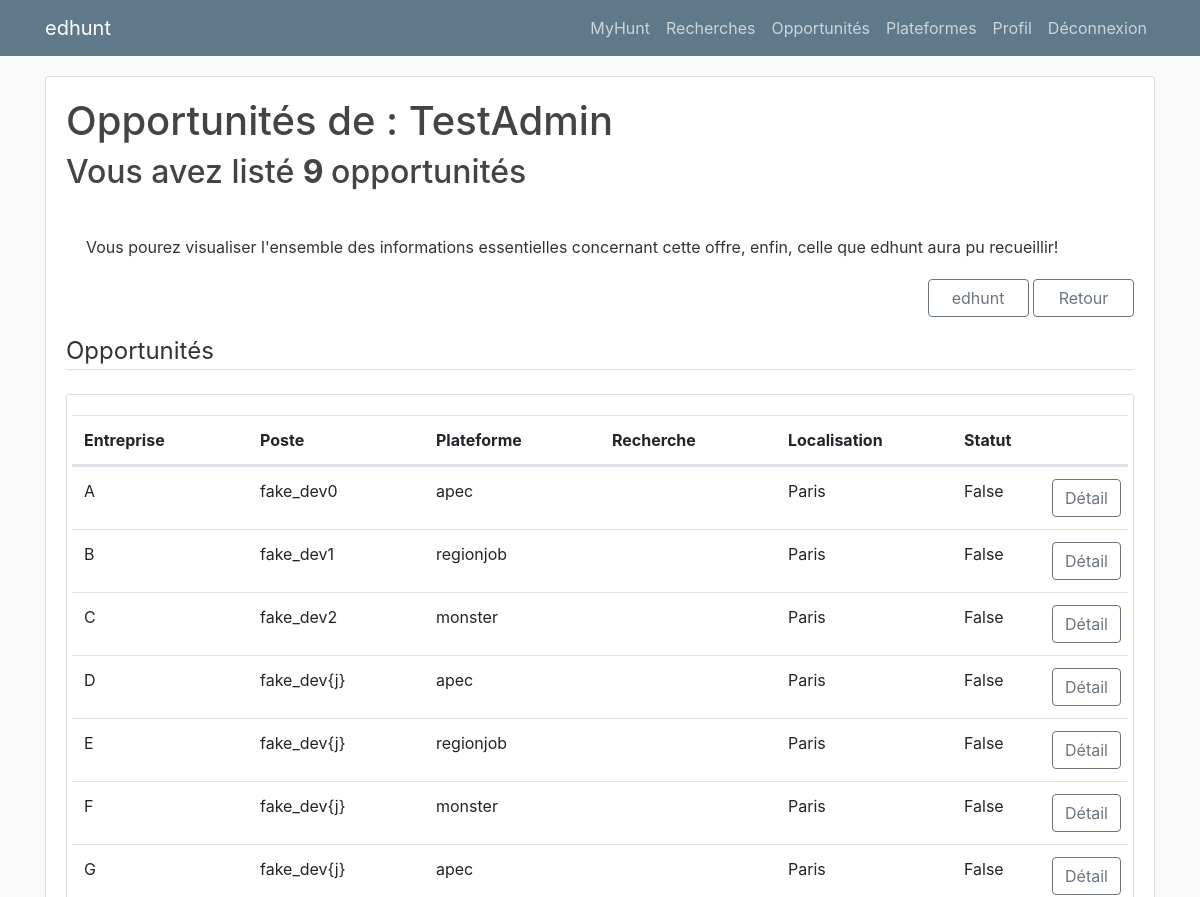
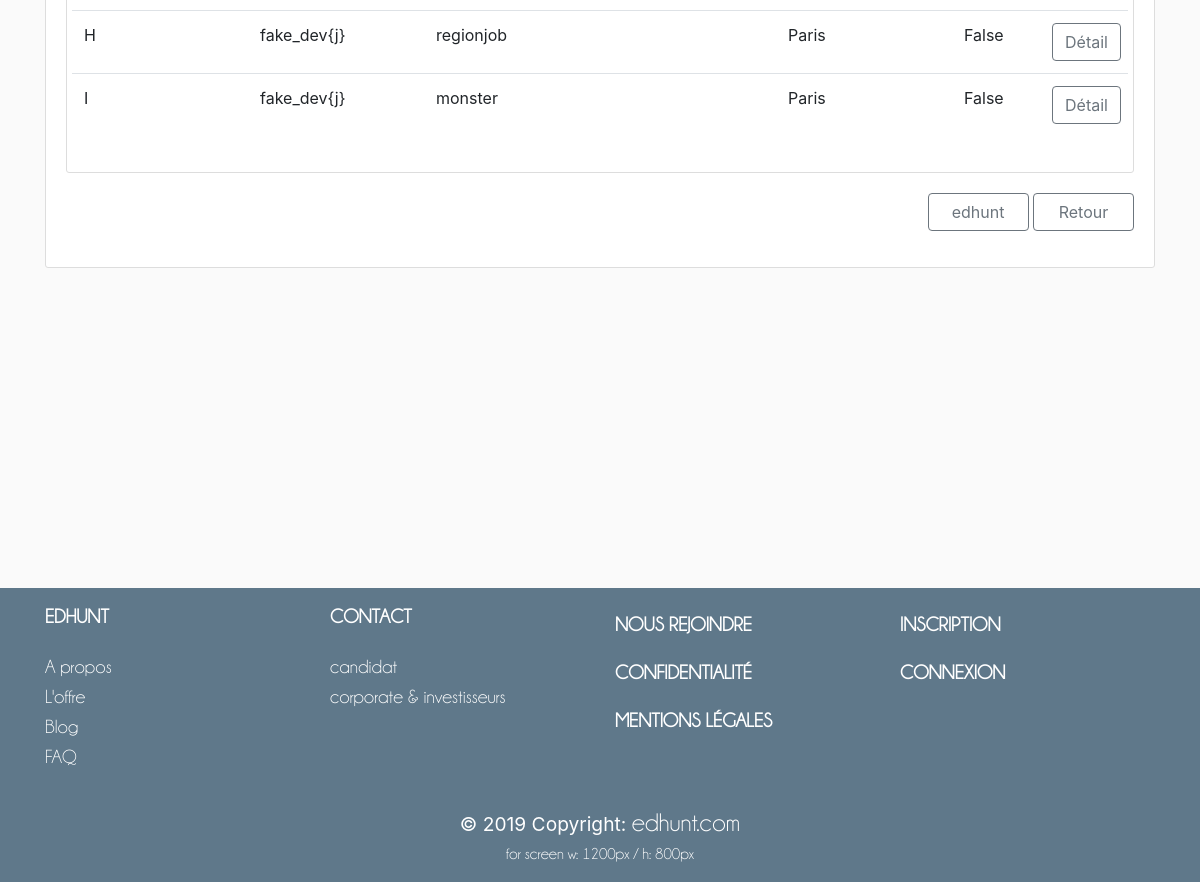
Screenshot of /visualize_opportunities (signed in) with the database file from the repository (2 pictures, top to bottom).
### edhunt/users/model.py (models this page shows, shortened)
class User(db.Model, UserMixin):
    id = db.Column(db.Integer, primary_key=True)
    username = db.Column(db.String(40), unique=True, nullable=False)
    email = db.Column(db.String(40), unique=False, nullable=False)
    password = db.Column(db.String(40), unique=False, nullable=False)
    created = db.Column(db.String(40), unique=False, nullable=False, default=datetime.utcnow)
    employed = db.Column(db.Enum(*UsersEnums.trooleen), unique=False, nullable=True)
    sub_employed = db.Column(db.Enum(*UsersEnums.sub_employed),
                             unique=False, nullable=True)
    search = db.Column(db.Enum(*UsersEnums.search), unique=False, nullable=True)
    order = db.Column(db.Enum(*UsersEnums.order), unique=False, nullable=True)
    automation = db.Column(db.Enum(*UsersEnums.automation), unique=False, nullable=True)
    resume1_doc = db.Column(db.String(40), nullable=True, unique=True)
    resume1_name = db.Column(db.String(40), nullable=False, unique=False,
                             default="no resume")
    resume2_doc = db.Column(db.String(40), nullable=True, unique=True)
    resume2_name = db.Column(db.String(40), nullable=False, unique=False,
                             default="no resume")
    resume3_doc = db.Column(db.String(40), nullable=True, unique=True)
    resume3_name = db.Column(db.String(40), nullable=False, unique=False,
                             default="no resume")
    firstname = db.Column(db.String(40), unique=False, nullable=True)
    lastname = db.Column(db.String(40), unique=False, nullable=True)
    sex = db.Column(db.Enum(*UsersEnums.sex), unique=False, nullable=True)
    birthdate = db.Column(db.String(12), unique=False, nullable=True)
    nationality = db.Column(db.String(50), unique=False, nullable=True)
    birth_country = db.Column(db.String(50), unique=False, nullable=True)
    birth_zip_code = db.Column(db.String(5), unique=False, nullable=True)
    birth_town = db.Column(db.String(50), unique=False, nullable=True)
    town = db.Column(db.String(50), unique=False, nullable=True)
    zip_code = db.Column(db.String(5), unique=False, nullable=True)
    country = db.Column(db.String(50), unique=False, nullable=True)
    driver_licence = db.Column(db.Enum(*UsersEnums.trooleen), unique=False,
                               nullable=True)
    vehicule = db.Column(db.Enum(*UsersEnums.trooleen), unique=False, nullable=True)
    diploma_name = db.Column(db.String(50), unique=False, nullable=True)
    diploma_school = db.Column(db.String(50), unique=False, nullable=True)
    diploma_town = db.Column(db.String(50), unique=False, nullable=True)
    diploma_level = db.Column(db.Enum(*UsersEnums.diploma_level), unique=False,
                              nullable=True)
    diploma_type = db.Column(db.Enum(*UsersEnums.diploma_type), unique=False,
                             nullable=True)
    diploma_year = db.Column(db.String(4), unique=False, nullable=True)
    company = db.Column(db.String(50), unique=False, nullable=True)
    xp_at_company = db.Column(db.String(2), unique=False, nullable=True)
    company_size = db.Column(db.Enum(*UsersEnums.company_size), unique=False,
                             nullable=True)
    job = db.Column(db.String(50), unique=False, nullable=True)
    xp_at_job = db.Column(db.String(2), unique=False, nullable=True)
    sector = db.Column(db.Enum(*UsersEnums.sector), unique=False, nullable=True)
    function = db.Column(db.Enum(*UsersEnums.function), unique=False, nullable=True)
    position = db.Column(db.Enum(*UsersEnums.position), unique=False, nullable=True)
    mob = db.Column(db.Enum(*UsersEnums.mob), unique=False, nullable=True)
    key_words = db.Column(db.Text(300), unique=False, nullable=True)
    contract = db.Column(db.Enum(*UsersEnums.contract), unique=False,
                         nullable=True)
    employer = db.Column(db.Enum(*UsersEnums.employer), unique=False,
                         nullable=True)
    status = db.Column(db.Enum(*UsersEnums.status), unique=False, nullable=True)
    rem = db.Column(db.Enum(*UsersEnums.small_rem), unique=False, nullable=True)
    currency = db.Column(db.Enum(*UsersEnums.currency), unique=False,
                         nullable=True)
    management = db.Column(db.Enum(*UsersEnums.management), unique=False,
                           nullable=True)
    xp_at_work = db.Column(db.String(2), unique=False, nullable=True)
    english = db.Column(db.Enum(*UsersEnums.english), unique=False, nullable=True)
    others = db.Column(db.String(100), unique=False, nullable=True)
    last_connexion = db.Column(db.String(20), unique=False, nullable=True)
    connexions_all = db.Column(db.SmallInteger(), unique=False, nullable=True,
                               default=0)
    connexions_this_week = db.Column(db.SmallInteger(), unique=False, nullable=True,
                                     default=0)
    connexions_this_month = db.Column(db.SmallInteger(), unique=False, nullable=True,
                                      default=0)
    features = db.Column(db.String(10), unique=False, nullable=True)
    features_stop_day = db.Column(db.String(10), unique=False, nullable=True)
    auto_test_plateforms = db.Column(db.Boolean(), unique=False, nullable=True)
    auto_update_searchs = db.Column(db.Boolean(), unique=False, nullable=True)
    searchs = db.relationship('Search', backref='user', lazy=True)
    opportunities = db.relationship('Opportunity', backref='user', lazy=True)
    apec = db.relationship('Apec', backref='user')
    cadremploi = db.relationship('Cadremploi', backref='user')
    indeed = db.relationship('Indeed', backref='user')
    jobintree = db.relationship('Jobintree', backref='user')
    keljob = db.relationship('Keljob', backref='user')
    lesjeudis = db.relationship('Lesjeudis', backref='user')
    meteojob = db.relationship('Meteojob', backref='user')
    monster = db.relationship('Monster', backref='user')
    regionjob = db.relationship('Regionjob', backref='user')

### edhunt/opportunities/model.py (models this page shows, shortened)
class Opportunity(db.Model, UserMixin):
    id = db.Column(db.Integer, primary_key=True)
    company = db.Column(db.String(100), unique=False, nullable=False)
    job = db.Column(db.String(100), unique=False, nullable=False)
    plateform = db.Column(db.String(20), unique=False, nullable=False)
    url = db.Column(db.Text(1000), unique=False, nullable=False)
    loc = db.Column(db.String(20), unique=False, nullable=False,)
    applied = db.Column(db.Boolean(), unique=False, nullable=False,
                        default=False)  # IT IS THE ORDER
    send = db.Column(db.Boolean(), unique=False, nullable=False,
                     default=False)  # IF REALLY SENT
    text = db.Column(db.Text(1000), unique=False, nullable=False,
                     default=".")
    created = db.Column(db.String(20), unique=False, nullable=False,
                        default=datetime.utcnow)
    rem = db.Column(db.String(40), unique=False, nullable=True)
    status = db.Column(db.String(20), unique=False, nullable=True)
    contract = db.Column(db.String(20), unique=False, nullable=True)
    score = db.Column(db.String(2), unique=False, nullable=True)
    user_id = db.Column(db.Integer, db.ForeignKey('user.id'), unique=False,
                        nullable=False)
    search_id = db.Column(db.Integer, db.ForeignKey('search.id'), unique=False,
                          nullable=False)

### edhunt/opportunities/routes.py (the view)
@opportunities.route("/visualize_opportunities", methods=["GET"])
@login_required
def visualize_opportunities():
    handle_authentication(False)
    opp_list = Opportunity.query.filter_by(user_id=int(current_user.id)).all()
    return render_template('opportunity/visualize_opportunities.html',
                           title="Opportunities",
                           opp_list=opp_list,
                           user=current_user)

### edhunt/utils/routes.py (called while the page is built)
def handle_authentication(expected):
    if (not expected) and (not current_user.is_authenticated):
        flash("something went wrong you have to be authetifiacted, please login first", "danger")
        return redirect(url_for('login'))
    elif expected and current_user.is_authenticated:
        flash("you are already authetified", "danger")
        return redirect(url_for('manage_account'))

@login_manager.user_loader
def load_user(user_id):
    return User.query.get(int(user_id))

### edhunt/templates/opportunity/visualize_opportunities.html
{% extends "layout.html" %}
{% block content %}
<div class = "content-section" style= "padding: 20px">
  <div class = "media">
    <div class = "media-body">
      <h1 class = "account-heading"> Opportunités de : {{ user.username}}</h1>
      <h2> Vous avez listé <strong> {{ opp_list|length }} </strong> opportunités </h2>
      <div class="article-content" style="margin: 20px; text-align: justify;">
      Vous pourez visualiser l'ensemble des informations essentielles concernant cette offre, enfin, celle que edhunt aura pu recueillir!
      </div>
<div class="text-right">
  <div class="form-group">
    <a class="btn btn-outline-secondary myButton" href="{{ url_for('main.edhunt') }}"> edhunt</a>
    <a class="btn btn-outline-secondary myButton" href="{{ url_for('main.edhunt') }}">Retour</a>
  </div>
</div>
      <legend class="border-bottom mb-4">Opportunités</legend>
      <article class="media content-section" style= "padding: 20px">
        <div class="media-body">
              <table class="table">
                <thead>
                  <tr class="row">
                    <th class="col-md-2" >Entreprise</th>
                    <th class="col-md-2" >Poste</th>
                    <th class="col-md-2" >Plateforme</th>
                    <th class="col-md-2" >Recherche</th>
                    <th class="col-md-2" >Localisation</th>
                    <th class="col-md-1" >Statut</th>
                    <th class="col-md-1" ></th>
                  </tr>
                </thead>
                <tbody>
                {% for opp in opp_list %}
                  <tr class="row">
                      <td class="col-md-2">{{ opp.company }}</td>
                      <td class="col-md-2">{{ opp.job }}</td>
                      <td class="col-md-2">{{ opp.plateform }}</td>
                      <td class="col-md-2">{{ opp.search_name }}</td>
                      <td class="col-md-2" >{{ opp.loc }}</td>
                      <td class="col-md-1" >{{ opp.applied }}</td>
                      <td class="col-md-1">
                        <a class="btn btn-outline-secondary" href="{{ url_for('opportunities.visualize_opportunity', opp_id=opp.id) }}">Détail</a>
                      </td>
                   </tr>
                {% endfor %}
                  </tbody>
              </table>
        </div>
      </article>
    </div>
  </div>
<div class="text-right">
  <div class="form-group">
    <a class="btn btn-outline-secondary myButton" href="{{ url_for('main.edhunt') }}"> edhunt</a>
    <a class="btn btn-outline-secondary myButton" href="{{ url_for('main.edhunt') }}">Retour</a>
  </div>
</div>
</div>
{% endblock content %}

### edhunt/static/css/layout2.css (style rules this page uses)
:root { --myBlue:#5f788a; --myBrown:#4F2C00; --myWhite:#fafafa; }
html { font-size: 1rem; background: #fafafa; }
body { background: #fafafa; color: #333333; margin-top: 0em; }
h1, h2, h3, h5, h6 { color: #444444; }
.content-section { background: #ffffff; border: 1px solid #dddddd; border-radius: 3px; margin-bottom: 20px; margin-top: 20px; }
.article-content { white-space: pre-line; }
.account-heading { font-size: 2.5rem; }
th { width:300px; }
.myButton { width: 101px; }

### rows the page displays
User: username "TestAdmin"
Opportunity: company "A", job "fake_dev0", plateform "apec", loc "Paris", applied "False"
Opportunity: company "B", job "fake_dev1", plateform "regionjob", loc "Paris", applied "False"
Opportunity: company "C", job "fake_dev2", plateform "monster", loc "Paris", applied "False"
Opportunity: company "D", job "fake_dev{j}", plateform "apec", loc "Paris", applied "False"
Opportunity: company "E", job "fake_dev{j}", plateform "regionjob", loc "Paris", applied "False"
Opportunity: company "F", job "fake_dev{j}", plateform "monster", loc "Paris", applied "False"
Opportunity: company "G", job "fake_dev{j}", plateform "apec", loc "Paris", applied "False"
Opportunity: company "H", job "fake_dev{j}", plateform "regionjob", loc "Paris", applied "False"
Opportunity: company "I", job "fake_dev{j}", plateform "monster", loc "Paris", applied "False"

### other values shown
{{ opp_list|length }} "9"
